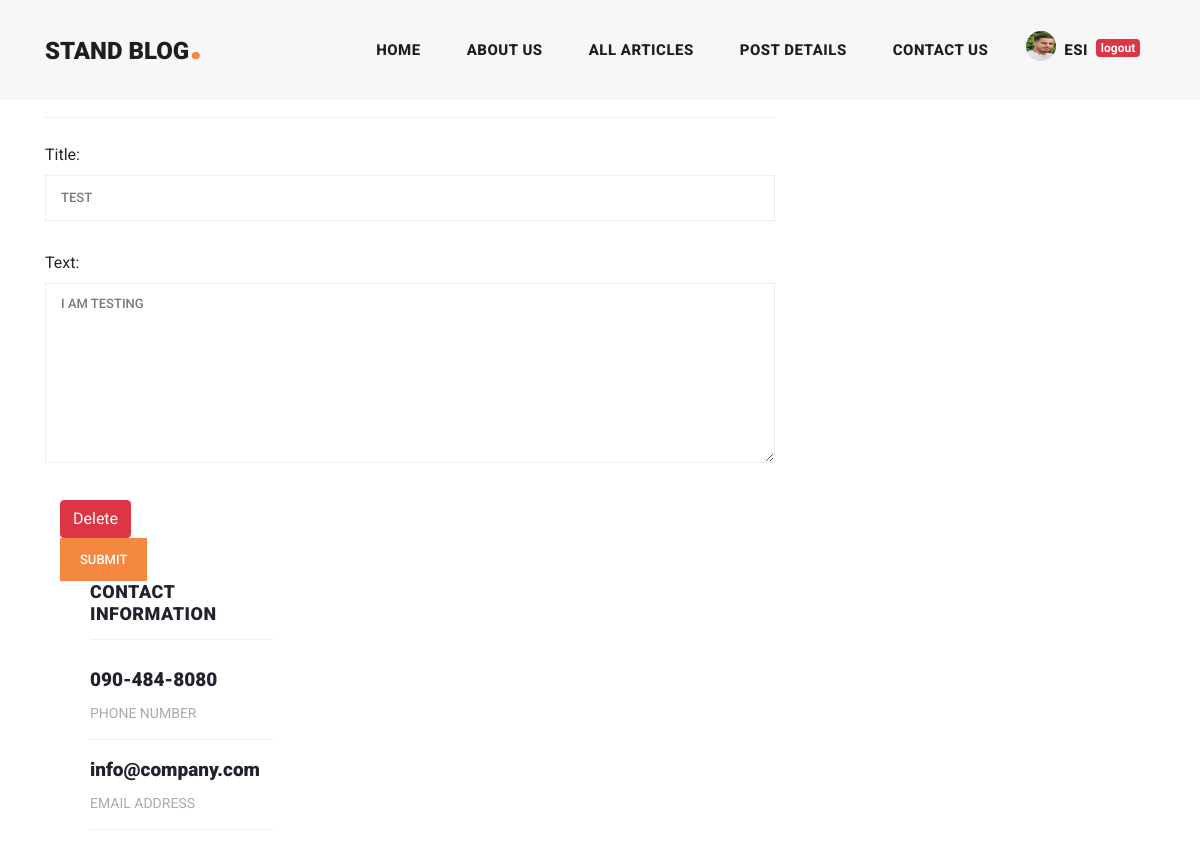
The page /articles/message/edit/3 (signed in, upper part) on the database as committed earlier.
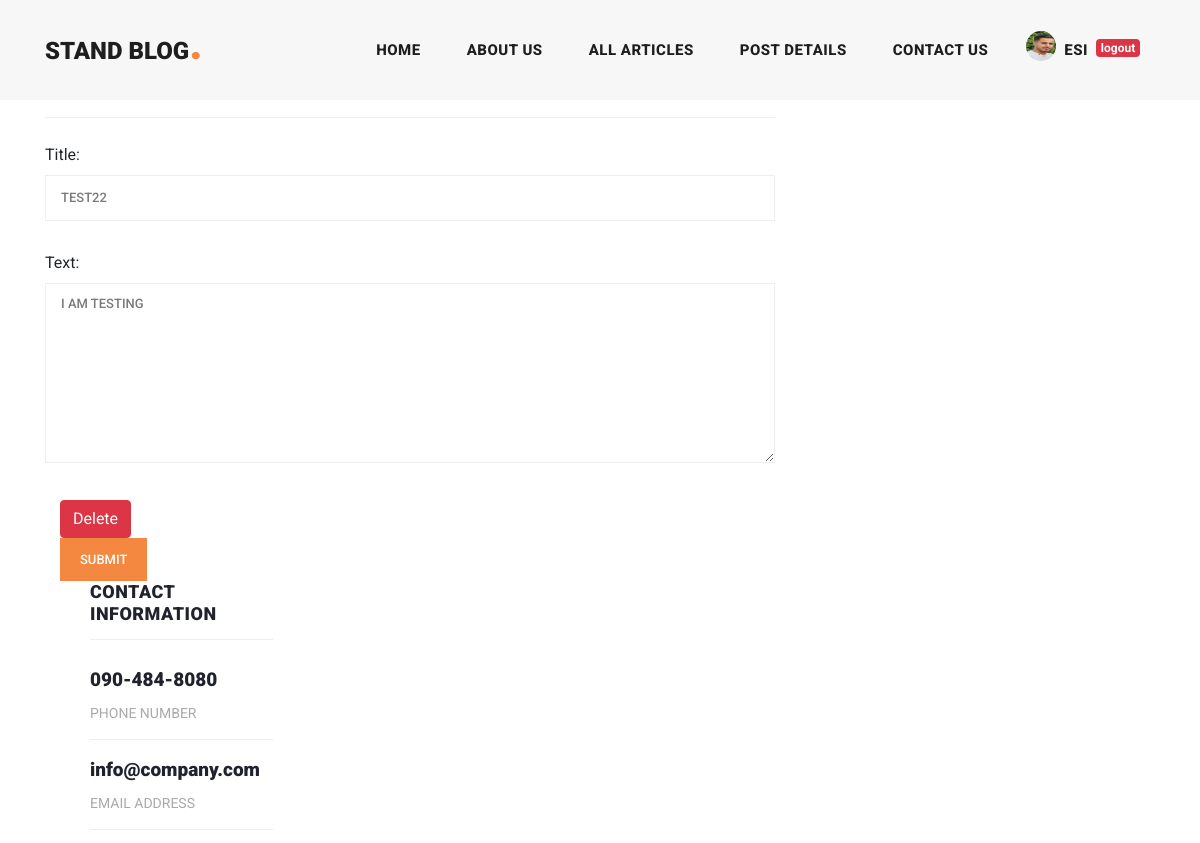
The same page on the database as committed later.
### blog/models.py (models this page shows, shortened)
class Message(models.Model):
    title = models.CharField(max_length=100)
    text = models.TextField()
    email = models.EmailField()
    created_at = models.DateTimeField(auto_now_add=True, null=True)

### blog/views.py (the view)
# urls.py: path('message/edit/<int:pk>', views.MessageUpdateView.as_view(), name='message_edit'),
class MessageUpdateView(UpdateView):
    model = Message
    fields = ('title', 'text')
    template_name = 'blog/message_update_form.html'
    success_url = reverse_lazy('blog:message_list')

### context_processors/context_processor.py (called while the page is built)
def recent_articles(request):
    recent_articles = Article.objects.order_by('-created')
    categories = Category.objects.all()
    return {'recent_articles': recent_articles, 'categories': categories}

### blog/templates/blog/message_update_form.html (shortened to what this page needs)
{% extends "base.html" %}
{% load static %}
{% block content %}
    <section class="contact-us">
        <div class="container">
            <div class="row">
                <div class="col-lg-12">
                    <div class="down-contact">
                        <div class="row">
                            <div class="col-lg-8">
                                <div class="sidebar-item contact-form">
                                    <div class="sidebar-heading">
                                        <h2>Send us a message</h2>
                                    </div>
                                    <div class="content">
                                        <form id="contact" action="" method="post">
                                            <div class="row">
                                                <div class="col-lg-12">
                                                  {{ form }}
                                                <div class="col-lg-12">
                                                    <a href="{% url 'blog:message_delete' object.id %}" class="btn btn-danger">Delete</a>
                                                    <fieldset>
                                                        <button type="submit" id="form-submit" class="main-button">
                                                           Submit
                                                        </button>
                                                    </fieldset>
                                                </div>
                                            </div>
                                        </form>
                                    </div>
                                </div>
                            </div>
                            <div class="col-lg-4">
                                <div class="sidebar-item contact-information">
                                    <div class="sidebar-heading">
                                        <h2>contact information</h2>
                                    </div>
                                    <div class="content">
                                        <ul>
                                            <li>
                                                <h5>090-484-8080</h5>
                                                <span>PHONE NUMBER</span>
                                            </li>
                                            <li>
                                                <h5>info@company.com</h5>
                                                <span>EMAIL ADDRESS</span>
                                            </li>
                                        </ul>
                                    </div>
                                </div>
                            </div>
                        </div>
                    </div>
                </div>
            </div>
        </div>
    </section>
{% endblock %}

Rows that differ between the two databases and show on the page:
changed Message "i am testing": title "test" → "test22"
